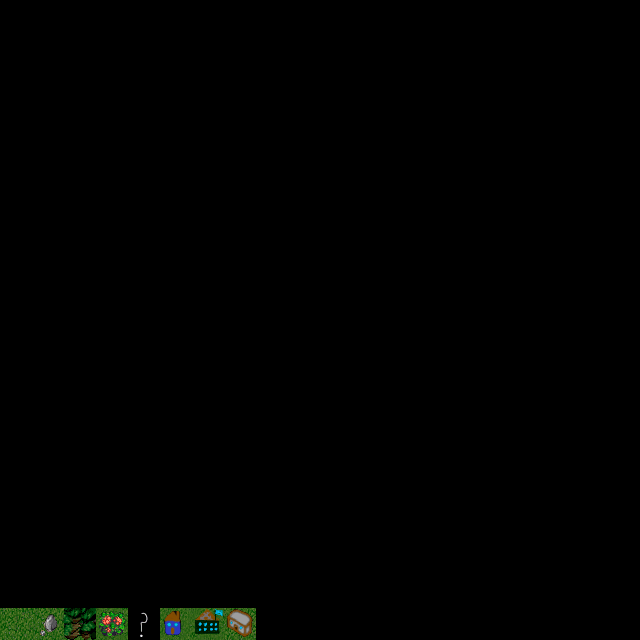

This is a level from a 2D game, rendered from its Tiled map with the project's own tilesets. A one-line summary and the complete map file follow:
An orthogonal 20x20 tile map with 32x32 px tiles, 1 tile layer (Capa de Patrones 1).

<map version="1.0" tiledversion="1.1.1" orientation="orthogonal" renderorder="right-down" width="20" height="20" tilewidth="32" tileheight="32" infinite="0" nextobjectid="1">
 <tileset firstgid="1" source="mapav1.tsx" />
 <layer name="Capa de Patrones 1" width="20" height="20">
  <data encoding="csv">
0,0,0,0,0,0,0,0,0,0,0,0,0,0,0,0,0,0,0,0,
0,0,0,0,0,0,0,0,0,0,0,0,0,0,0,0,0,0,0,0,
0,0,0,0,0,0,0,0,0,0,0,0,0,0,0,0,0,0,0,0,
0,0,0,0,0,0,0,0,0,0,0,0,0,0,0,0,0,0,0,0,
0,0,0,0,0,0,0,0,0,0,0,0,0,0,0,0,0,0,0,0,
0,0,0,0,0,0,0,0,0,0,0,0,0,0,0,0,0,0,0,0,
0,0,0,0,0,0,0,0,0,0,0,0,0,0,0,0,0,0,0,0,
0,0,0,0,0,0,0,0,0,0,0,0,0,0,0,0,0,0,0,0,
0,0,0,0,0,0,0,0,0,0,0,0,0,0,0,0,0,0,0,0,
0,0,0,0,0,0,0,0,0,0,0,0,0,0,0,0,0,0,0,0,
0,0,0,0,0,0,0,0,0,0,0,0,0,0,0,0,0,0,0,0,
0,0,0,0,0,0,0,0,0,0,0,0,0,0,0,0,0,0,0,0,
0,0,0,0,0,0,0,0,0,0,0,0,0,0,0,0,0,0,0,0,
0,0,0,0,0,0,0,0,0,0,0,0,0,0,0,0,0,0,0,0,
0,0,0,0,0,0,0,0,0,0,0,0,0,0,0,0,0,0,0,0,
0,0,0,0,0,0,0,0,0,0,0,0,0,0,0,0,0,0,0,0,
0,0,0,0,0,0,0,0,0,0,0,0,0,0,0,0,0,0,0,0,
0,0,0,0,0,0,0,0,0,0,0,0,0,0,0,0,0,0,0,0,
0,0,0,0,0,0,0,0,0,0,0,0,0,0,0,0,0,0,0,0,
1,9,7,10,13,11,12,6,0,0,0,0,0,0,0,0,0,0,0,0
</data>
 </layer>
</map>
